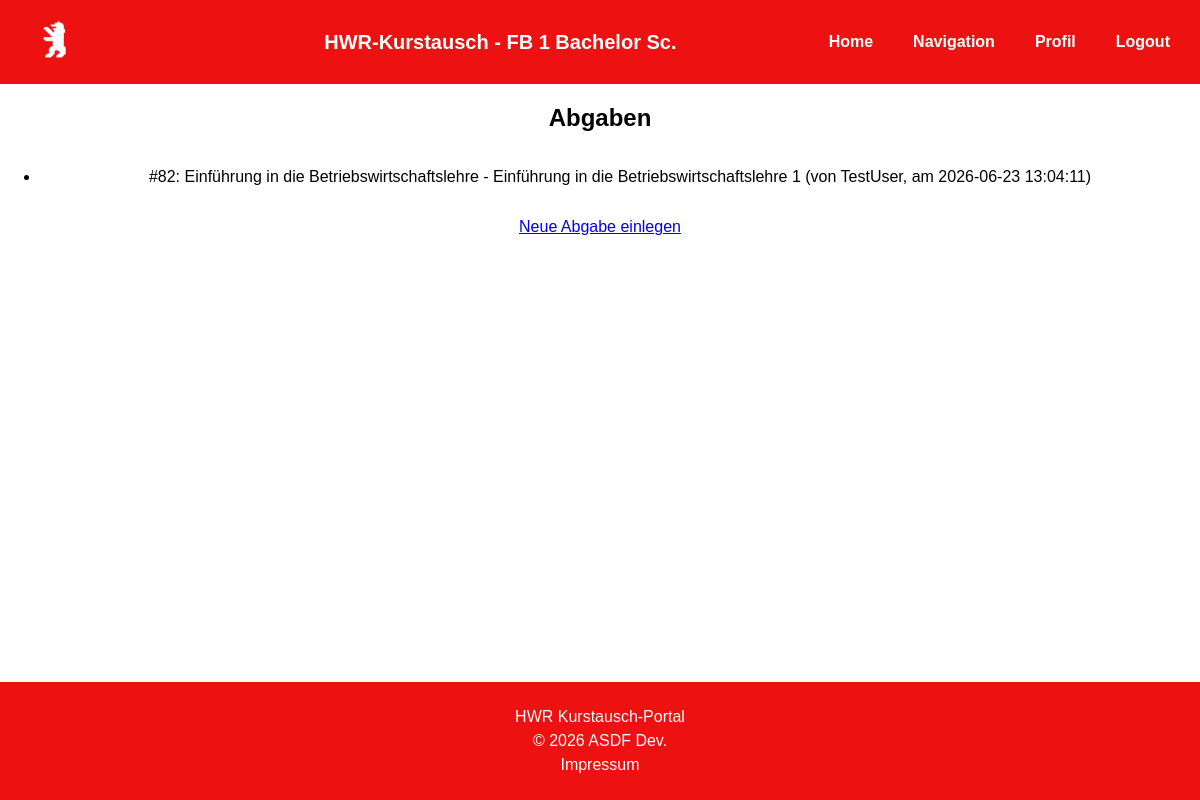
The page /abgaben (signed in) on the database as committed earlier.
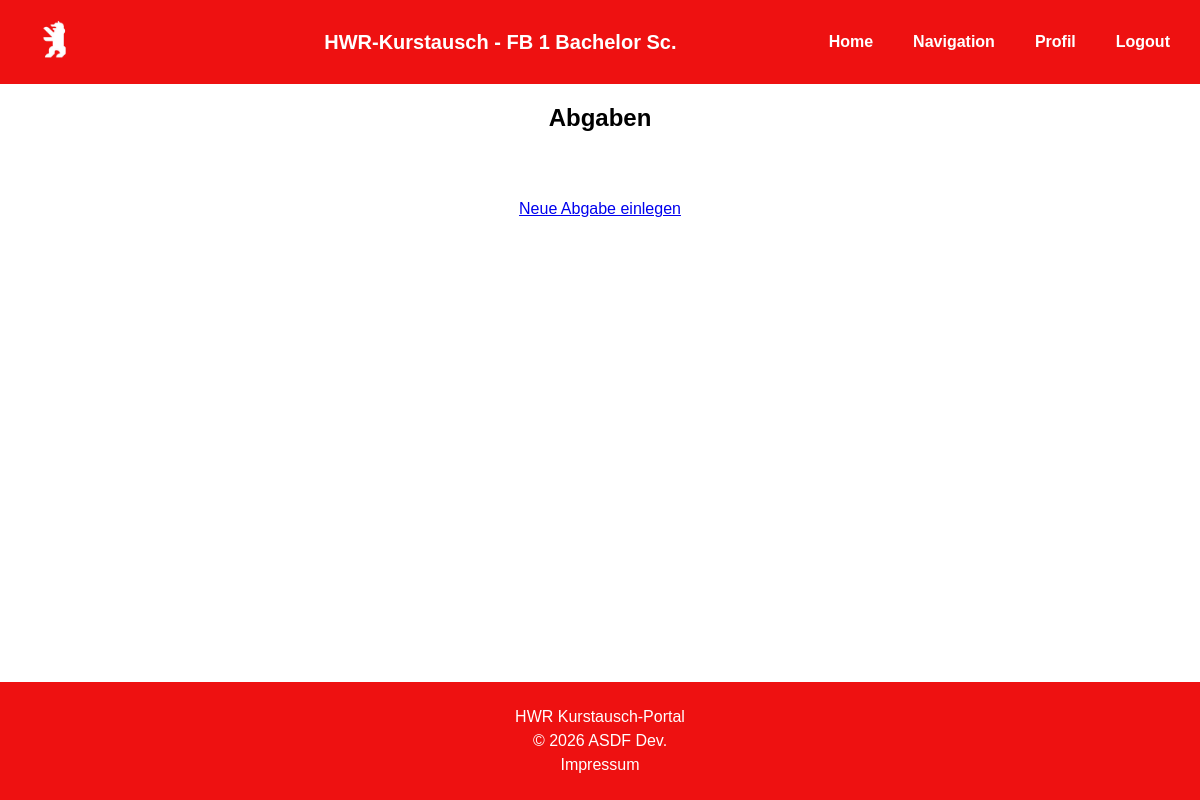
The same page on the database as committed later.
### tables this page shows
CREATE TABLE abgabe (
        abgabe_id INTEGER NOT NULL PRIMARY KEY AUTOINCREMENT,
        kurs_id INTEGER NOT NULL,
        username TEXT NOT NULL,
        zeitpunkt DATETIME DEFAULT CURRENT_TIMESTAMP,
                   
        FOREIGN KEY (kurs_id) REFERENCES kursangebot(kurs_id),
        FOREIGN KEY (username) REFERENCES student(username)
    );

CREATE TABLE kursangebot (
        kurs_id INTEGER NOT NULL PRIMARY KEY AUTOINCREMENT,
        kursbezeichnung TEXT NOT NULL,
        modul_id TEXT NOT NULL,
        semester TEXT NOT NULL,
        dozent TEXT,
        zeiten TEXT,
        sprache TEXT,
                   
        FOREIGN KEY (modul_id) REFERENCES modul(modul_id)
    );

### kursabgabe.py (the view)
@kursabgabe.route("/abgaben")
def abgaben_liste():
    globale_tauschfindung() # -> ohne das callen wird garnicht gematched!
    conn = sqlite3.connect(DB_PATH)
    cursor = conn.cursor()
    cursor.execute("""
        SELECT abgabe.abgabe_id, kursangebot.kursbezeichnung, abgabe.username, abgabe.zeitpunkt
        FROM abgabe
        JOIN kursangebot ON abgabe.kurs_id = kursangebot.kurs_id
        WHERE abgabe.username = ?
        ORDER BY abgabe.zeitpunkt ASC
    """, (current_user.username, ))
    abgaben = cursor.fetchall()
    conn.close()
    return render_template("abgabe_liste.html", abgaben=abgaben)

### app.py (called while the page is built, shortened)
@login_manager.user_loader
def load_user(user_id):
    if not user_id or user_id== None:
        return None
    with dbcon() as connection:
        c = connection.cursor()
        c.execute("SELECT username, vorname, name, email, matrikelnummer, studiengang FROM studenten WHERE username = ?", (user_id,))
        student = c.fetchone()
        if student:
            return User(
                id=str(student[0]), # wird von flask-login gebraucht
                username=student[0],
                vorname=student[1],
                name=student[2],
                email=student[3],
                matrikelnummer=student[4],
                studiengang=student[5]
            )

### db_reinigen.py (called while the page is built)
def db_reinigen():
    with dbcon() as connection:
        c = connection.cursor()
        c.execute("""
        DELETE FROM abgabe
        WHERE abgabe_id NOT IN (SELECT MIN(abgabe_id) as min FROM abgabe GROUP BY kurs_id, username)
        """)
        abgaben_duplikate = c.rowcount
        c.execute("""
        DELETE FROM anfrage
        WHERE anfrage_id NOT IN (SELECT MIN(anfrage_id) as min FROM anfrage GROUP BY kurs_id, username)
        """)
        anfragen_duplikate = c.rowcount
        connection.commit()
        c.close()
        print("-----------------------------------------------")
        print(f"{abgaben_duplikate} Abgaben-Duplikate und {anfragen_duplikate} Anfragen-Duplikate aus DB gereinigt!")

### db_update.py (called while the page is built)
def dbcon():
    connection = sqlite3.connect(DB_PATH)
    return connection

### tausch.py (called while the page is built, shortened)
def tausche_eintragen(passendetausche_liste):
    eintrage_erfolgt = 0
    with dbcon() as connection:
        c = connection.cursor()
        connection.commit()
        c.close()
        return eintrage_erfolgt

### templates/abgabe_liste.html (shortened to what this page needs)
{% extends "base.html" %}
{% block CONTENT %}
    <h1>Abgaben</h1>
    <ul>
      {% for abgabe in abgaben %}
        <li>#{{ abgabe[0] }}: {{ abgabe[1] }} (von {{ abgabe[2] }}, am {{ abgabe[3] }})</li>
      {% endfor %}
    </ul>
    <p><a href="{{ url_for('kursabgabe.abgabe_neu') }}">Neue Abgabe einlegen</a></p>
{% endblock%}

### templates/base.html (shortened to what this page needs)
 <!doctype html>
<html lang=en>
<head>
    <link rel="stylesheet" type="text/css" href="{{ url_for('static', filename='style.css') }}">
</head>
<body>
<section class="content">
        <header>{% block HEADER %}
        <a href="/dashboard"><img src="{{ url_for('static', filename='hwr-baer.png') }}" alt="Home" width="50"></a>
        <div style="margin: auto;">
        <b style="font-size: 20px; color:white;">HWR-Kurstausch - FB 1 Bachelor Sc.</b>
        </div>
        <a href="/dashboard">Home</a>
        <a href="/dashboard">Navigation</a>
        <a href="/profil">Profil</a>
        <a href="/logout">Logout</a>
        {% endblock %}</header>
    {% block CONTENT %}{% endblock %}
    <footer>{% block footer %}
        <p>HWR Kurstausch-Portal</p>
        <p>&copy; 2026 ASDF Dev.</p>
        <p><a href="/impressum">Impressum</a></p>
        {% endblock %}</footer>
</section>
</body>
</html>

### static/style.css (style rules this page uses)
html, body { margin: 0; padding: 0; min-height: 100%; font-family: Bahnschrift, Arial, sans-serif; text-align: center; color:black }
body { min-height: 100vh; }
.content { min-height: 100vh; display: flex; flex-direction: column; }
header { background-color: #ee1111; padding: 15px 30px; display: flex; align-items: center; gap: 20px; }
header a:first-child { margin-right: auto; }
header a:not(:first-child) { margin-left: 20px; }
header a { color: white; text-decoration: none; font-weight: bold; }
section.content > :not(header):not(footer) { flex-shrink: 0; }
footer { margin-top: auto; background-color: #ee1111; color: white; padding: 15px 30px; line-height: 0.5; }
footer a { color: white; text-decoration: none; }

Rows that differ between the two databases and show on the page:
removed abgabe: abgabe_id "82", kursbezeichnung "Einführung in die Betriebswirtschaftslehre - Einführung in die Betriebswirtschaftslehre 1", username "TestUser", zeitpunkt "2026-06-23 13:04:11"
